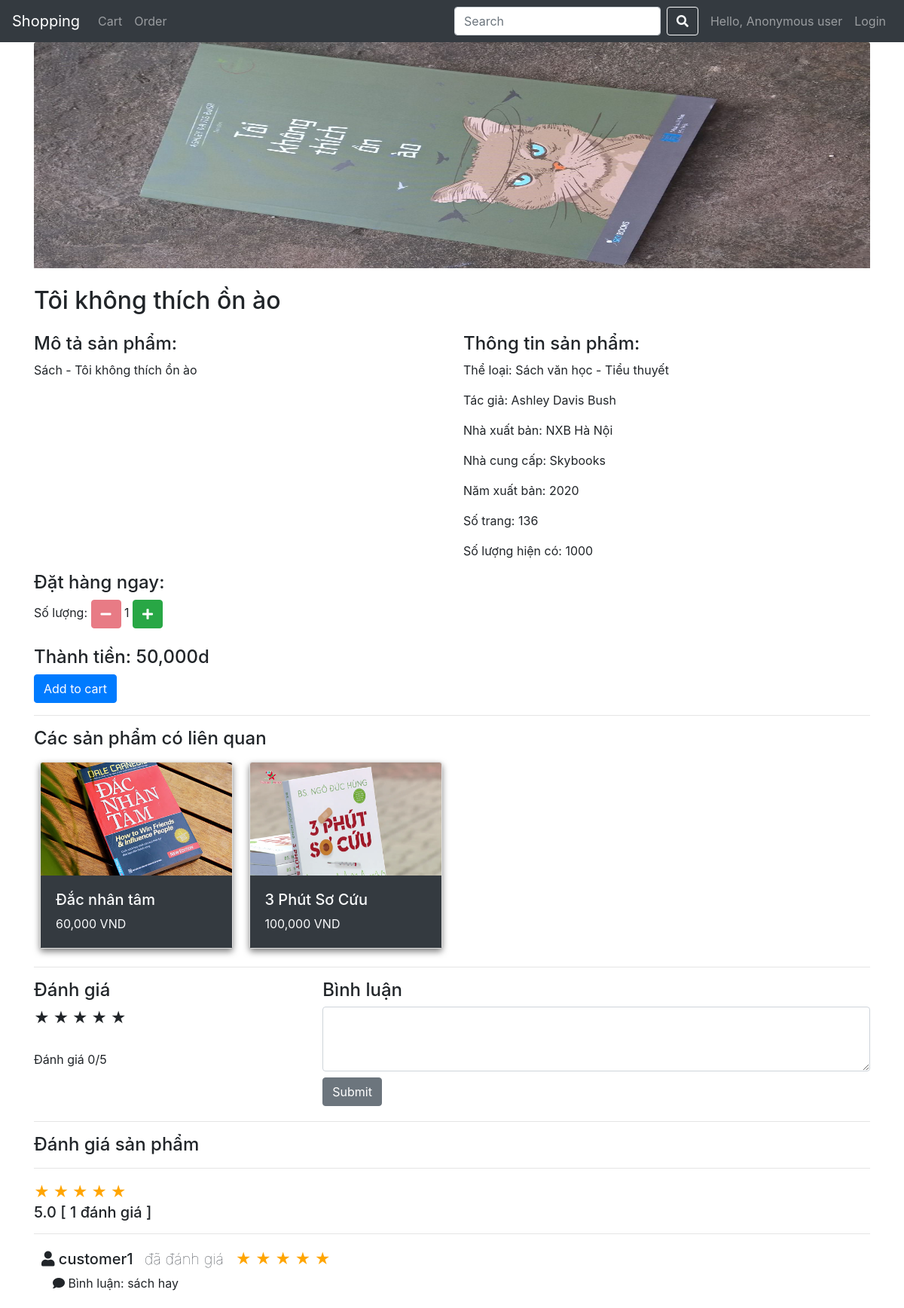
/item/2/, run on the app's committed database.
### business/models.py (models this page shows, shortened)
class Item(models.Model):
  name = models.CharField(max_length=100)
  brand = models.CharField(max_length=50)
  cost = models.FloatField()
  remaining_quantity = models.PositiveIntegerField()
  des = models.TextField()
  category = models.ForeignKey(Category, related_name="category_items", on_delete=models.CASCADE)
  image = models.ImageField(null=True)

class Book(models.Model):
  item = models.OneToOneField(Item, on_delete=models.CASCADE, related_name="book")
  author = models.CharField(max_length=100)
  publishing_company = models.CharField(max_length=100)
  publishcation_date = models.DateField()
  number_of_page = models.PositiveIntegerField()
  sub_category = models.ManyToManyField(SubCategory, related_name="book_sub_category")
  @property
  def get_book_sub_category(self):
    return ",".join([s.name for s in self.sub_category.all()])

class SubCategory(models.Model):
  name = models.CharField(max_length=100)
  category = models.ForeignKey(Category, related_name="sub_categorys", on_delete=models.CASCADE)

class Review(models.Model):
  star = models.PositiveIntegerField()
  content = models.CharField(max_length=200)
  created_time = models.DateTimeField(auto_now_add=True)
  item = models.ForeignKey(Item, related_name="item_reviews", on_delete=models.CASCADE)
  customer = models.ForeignKey(Customer, related_name="customer_reviews", on_delete=models.CASCADE)

class Customer(models.Model):
  user = models.OneToOneField(User, related_name="customer_info", on_delete=models.CASCADE)
  phone = models.CharField(max_length=15, blank=True, null=True)

### business/views.py (the view, shortened to what this page needs)
# urls.py: path("item/<int:pk>/", views.item, name="item"),
def item(request, pk):
  item = Item.objects.get(pk=pk)
  reviews = Review.objects.filter(item=item).all()
  star_average, review_count = 0, len(reviews)
  for r in reviews:
    star_average += r.star
  star_average = 0 if len(reviews) == 0 else round(star_average / review_count, 1)
  suggests = []
  if item.category.name == "Sách":
    books = list(Book.objects.all())
    books.remove(item.book)
    item_sub_categorys = item.book.sub_category.all()
    for book in books:
      check = False
      for sub_c in item_sub_categorys:
        if sub_c in book.sub_category.all():
          check = True
      if check:
        suggests.append(book)
    if not suggests:
      suggests = books if len(books) <= 4 else books[0:4]
  if len(suggests) > 4:
    random.shuffle(suggests)
    suggests = suggests[0:4]
  if request.method == "GET":
    context = {
      "item": item,
      "suggests": suggests,
      "star_average": star_average,
      "review_count": review_count,
      "reviews": reviews,
      "dstars": [1,2,3,4,5],
    }
    return render(request, "item.html", context)

### templates/item.html (shortened to what this page needs)
{% extends "base.html" %}
{% load static %}
{% load humanize %}
{% block content %}
  <div class="container">
    <img src="{{ item.image.url }}" class="card-img-top" alt="..." height="300rem">
    <h2 class="my-4"> {{ item.name }} </h2>
    <div class="row">
      <div class="col-6">
        <h4>Mô tả sản phẩm:</h4>
        <p> {{ item.des }} </p>
      </div>
      <div class="col-6">
        <h4>Thông tin sản phẩm: </h4>
        {% if item.category.name == "Sách" %}
        <p> Thể loại: {{ item.book.get_book_sub_category }} </p>
        <p> Tác giả: {{ item.book.author }} </p>
        <p> Nhà xuất bản: {{ item.book.publishing_company }} </p>
        <p> Nhà cung cấp: {{ item.brand }} </p>
        <p> Năm xuất bản: {{ item.book.publishcation_date|date:'Y' }} </p>
        <p> Số trang: {{ item.book.number_of_page }} </p>
        <p> Số lượng hiện có: {{ item.remaining_quantity }} </p>
        {% elif item.category.name == "Quần áo" %}
        <p> Nhà cung cấp: {{ item.brand }} </p>
        <p> Chất liệu: {{ item.clothes.material }} </p>
        <p> Số lượng hiện có: {{ item.remaining_quantity }} </p>
        {% elif item.category.name == "Đồ điện tử" %}
        <p> Nhà cung cấp: {{ item.brand }} </p>
        <p> Bảo hành: {{ item.electric.guarantee }} tháng</p>
        <p> Số lượng hiện có: {{ item.remaining_quantity }} </p>
        {% endif %}
      </div>
    </div>
    <div class='quantity'>
      <h4>Đặt hàng ngay:</h4>
      <div>
        Số lượng:
        <button class='btn-minus btn btn-danger' type='button'>
          <i class='fas fa-minus'></i>
        </button>
        <label for='inpquantity' class='lbl-quantity'>1</label>
        <button class='btn-plus btn btn-success' type='button'>
          <i class='fas fa-plus'></i>
        </button>
      </div>
    </div>
    <br>
    <div class="total" data-price="{{ item.cost }}" data-total="0">
      <h4>Thành tiền: {{ item.cost|floatformat:0|intcomma }}d</h4>
    </div>
    <form action="{% url 'bookItem' %}" method="POST">
      <input type="submit" class="btn btn-primary" value="Add to cart">
    </form>
    <hr class="my-3">
    <div class="panel">
      <h4>Các sản phẩm có liên quan</h4>
      <div class="items">
      {% for instance in suggests %}
        <div class="card m-2" style="width: 16rem;">
          <img src="{{ instance.item.image.url }}" class="card-img-top" alt="..." height="150px">
          <div class="card-body bg-dark text-light">
            <h5><a class="text-light" href="{% url 'item' instance.item.pk %}">{{ instance.item.name }}</a></h5>
            <p class="card-text">{{ instance.item.cost|floatformat:0|intcomma }} VND</p>
          </div>
        </div>
      {% endfor %}
      </div>
    </div>
    <hr class="my-3">
    <div class="review-container">
      <form method="post" action="{% url 'review' %}">
        <div class="review-form">
          <div class="column1">
            <h4 class="head">Đánh giá</h4>
            <div class="rating" data-rating="0">
              <input type="radio" name="rating" value="1" class="radios" id="st1"><label for="st1"><span class="star ustar">★</span></label>
              <input type="radio" name="rating" value="2" class="radios" id="st2"><label for="st2"><span class="star ustar">★</span></label>
              <input type="radio" name="rating" value="3" class="radios" id="st3"><label for="st3"><span class="star ustar">★</span></label>
              <input type="radio" name="rating" value="4" class="radios" id="st4"><label for="st4"><span class="star ustar">★</span></label>
              <input type="radio" name="rating" value="5" class="radios" id="st5"><label for="st5"><span class="star ustar">★</span></label>
            </div>
          </div>
          <div class="column2">
            <h4 class="head">Bình luận</h4>
            <textarea rows="3" class="form-control" name="content"></textarea>
            <div>
              <button type="submit" class="btn btn-secondary mt-2">Submit</button>
            </div>
          </div>
        </div>
      </form>
    </div>
    <hr class="my-3">
    <div class="comment-container">
      <h4 class="head">Đánh giá sản phẩm</h4>
      <hr>
      <div class="user-review">
        {% for i in dstars %}
            {% if i <= star_average %}
              <span class="star rated">★</span>
            {% else %}
              <span class="star">★</span>
            {% endif %}
          {% endfor %}
        <h5>{{ star_average}} [ {{ review_count }} đánh giá ]</h5>
      </div>
      <hr>
      {% for review in reviews %}
      <div class="user-comment">
        <h5 class="username head">
          <span><i class="fa fa-user"></i></span>
          {{ review.customer.user }}
          <span class="user-comment-rated"> đã đánh giá </span>
          {% for i in dstars %}
            {% if i <= review.star %}
              <span class="star rated">★</span>
            {% else %}
              <span class="star">★</span>
            {% endif %}
          {% endfor %}
        <p class="comment"><span><i class="fa fa-comment"></i></span> Bình luận: {{review.content}}</p>
      </div>
      {% empty %}
        <p>Chưa có đánh giá cho sản phẩm này.</p>
      {% endfor %}
    </div>
  </div>
{% endblock %}

### templates/item.html (style rules this page uses)
.items { display: grid; grid-template-columns: repeat(4, 1fr); }
.card { box-shadow: 0 4px 8px 0 rgba(0,0,0,0.5); transition: 0.3s; }
.star { font-size: 20px; }
.rated { color: orange; }
.rating { counter-reset: rate_value 0; }
.rating::after { margin-top: 20px; display: block; content: "Đánh giá " counter(rate_value) "/5"; }
.form-control { width: 100%; }
.review-form { display: grid; grid-template-columns: 1fr 2fr; column-gap: 20px; }
.review-container { margin-bottom: 20px; }
.user-comment { padding: 5px 10px; }
.user-comment-rated { margin: auto 10px; color: #393e46; font-weight: lighter; }
.comment { margin-left: 15px; }

### data on the page
Item: image (picture), name "Tôi không thích ồn ào", des "Sách - Tôi không thích ồn ào", book.get_book_sub_category "Sách văn học - Tiểu thuyết", book.author "Ashley Davis Bush", book.publishing_company "NXB Hà Nội", brand "Skybooks", book.publishcation_date "2020", book.number_of_page "136", remaining_quantity "1000", cost "50,000"
Book: item.image (picture), item.name "Đắc nhân tâm", item.cost "60,000"
Book: item.image (picture), item.name "3 Phút Sơ Cứu", item.cost "100,000"
Review: customer.user "customer1", star 5 (drawn), content "sách hay"

### other printed values
{{ star_average }} "5.0"
{{ review_count }} "1"
